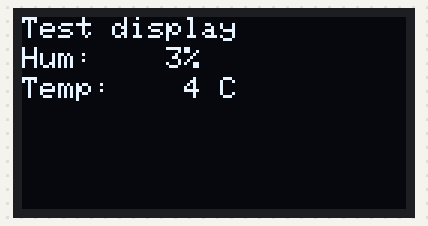
Bench run of a sketch on a simulated Arduino Uno, built with avr-gcc and run on an emulated ATmega328P. Parts: 128×64 one-colour display.

Above: at 2.1 s.

The sketch:

TempHumidOLED.ino
```cpp
#include <Wire.h>
#include <Adafruit_GFX.h>
#include <Adafruit_SSD1306.h>

//#include <Adafruit_AM2320.h>
//#include "DHT.h"
//Adafruit_SSD1306 display(0x3c, 5, 4);
Adafruit_SSD1306 display(-1);
//Adafruit_AM2320 am2320 = Adafruite_AM2320();

void setup() {
  // Start wire library
  Wire.begin();

  // Init OLED
  display.begin(SSD1306_SWITCHCAPVCC, 0x3C);

  // Init Temp/Humid sensor
  //am2320.begin();

}

void displayTempHumid(){
  delay(2000);

  // Read Humidity
  //float h = am2320.readHumidity();
  int h = 3;
  // Read Temp
  //float t = am2320.readTemperature();
  int t = 4;

  display.clearDisplay();
  display.setTextColor(WHITE);
  display.setTextSize(1);
  display.setCursor(0,0);
  display.print("Test display");
  display.setCursor(0,10);
  display.print("Hum:    ");
  display.print(h);
  display.print("%");
  display.setCursor(0,20);
  display.print("Temp:    ");
  display.print(t);
  display.print(" C");
}

void loop() {
  // put your main code here, to run repeatedly:
  displayTempHumid();
  display.display();
}
```
